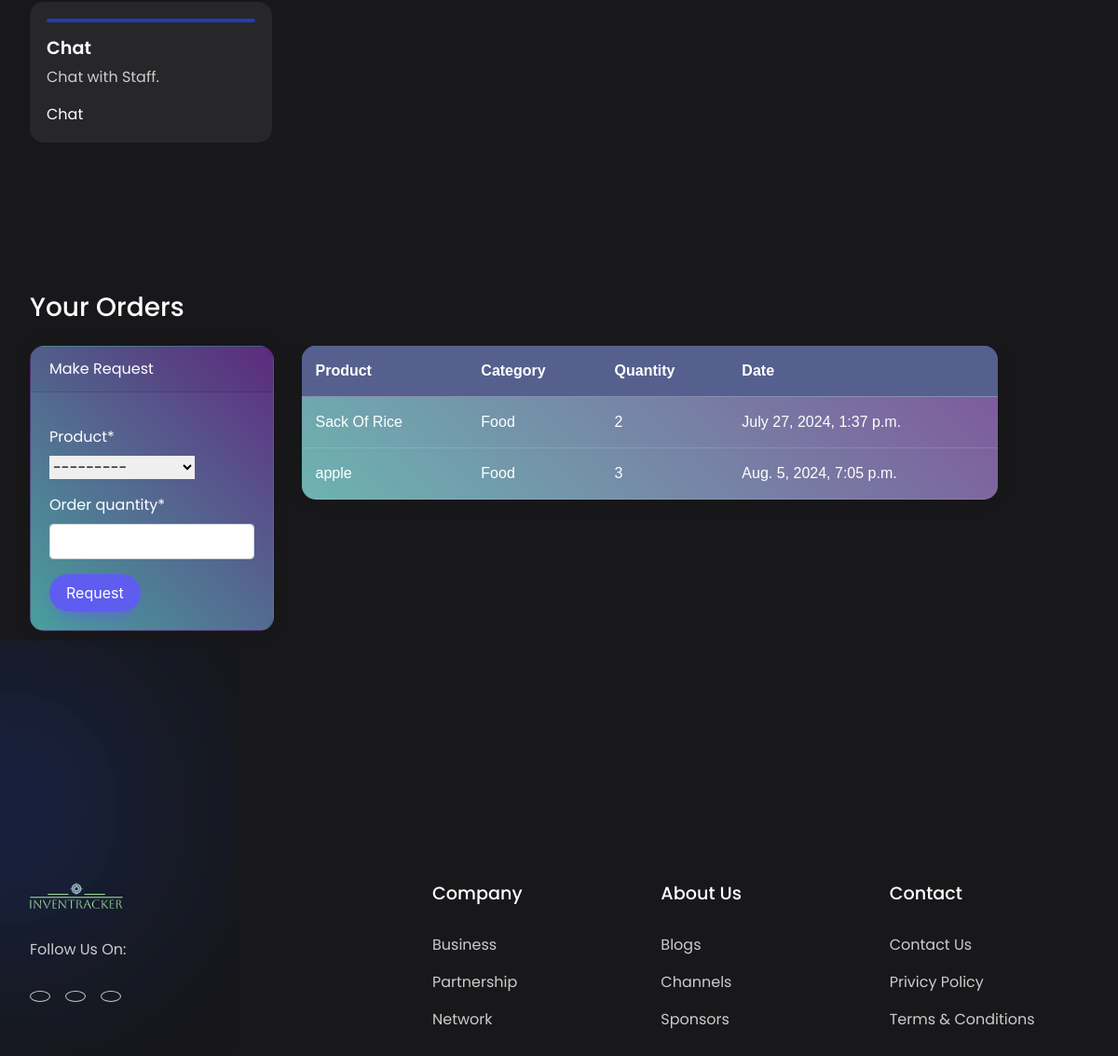
Before: /dashboard/ (signed in, lower part) with the older database file.
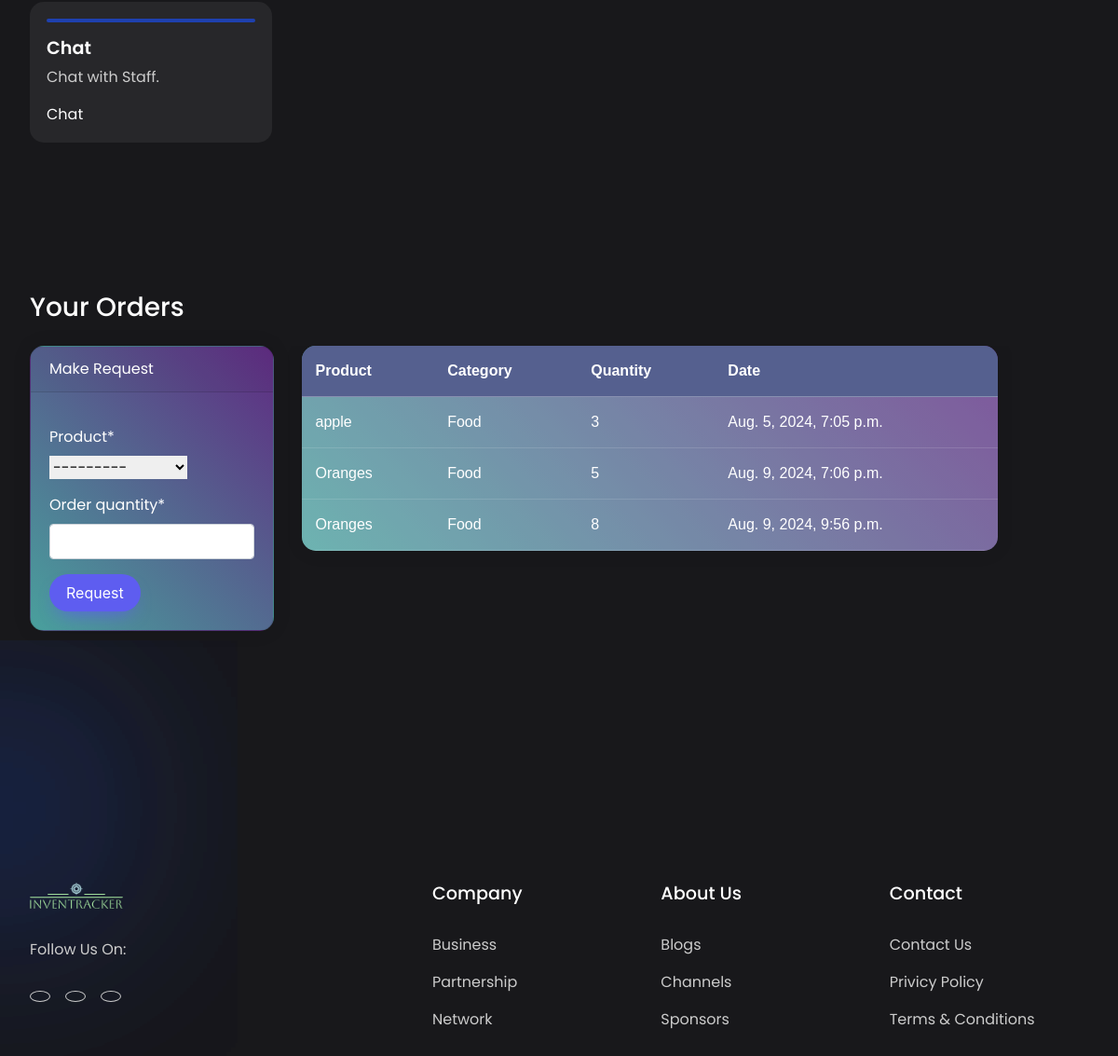
After: the same page with the newer database file.
### dashboard/models.py (models this page shows, shortened)
class Order(models.Model):
  product = models.ForeignKey(Product,on_delete=models.CASCADE,null=True)
  staff = models.ForeignKey(User,on_delete=models.CASCADE,null=True)
  order_quantity = models.PositiveIntegerField(null=True)
  date = models.DateTimeField(auto_now_add=True)
  class Meta:
    verbose_name_plural = 'Order'

class Product(models.Model):
  name = models.CharField(max_length=100, null=True)
  category = models.CharField(max_length=20,choices=CATEGORY,null=True)
  quantity = models.PositiveIntegerField(null=True)
  class Meta:
    verbose_name_plural = 'Product'
  def __str__(self):
    return f'{self.name}--{self.quantity}'

### dashboard/views.py (the view)
# urls.py: path('dashboard/',views.index,name='dashboard-index'),
@login_required
def index(request):
  items = Product.objects.all()
  product_count=items.count()
  orders = Order.objects.all()
  products = Product.objects.all()
  workers = User.objects.all()
  workers_count = workers.count()
  orders = Order.objects.all()
  orders_count = orders.count()
  if request.method=="POST":
    form = OrderForm(request.POST)
    if form.is_valid():
      instance=form.save(commit=False)
      instance.staff = request.user
      instance.save()
      return redirect('dashboard-index')
  else:
    form = OrderForm()
  context={
    'orders':orders,
    'form':form,
    'products':products,
    'workers_count':workers_count,
    'orders_count':orders_count,
    'product_count':product_count
  }
  return render(request,'dashboard/index.html',context)

### dashboard/forms.py
class OrderForm(forms.ModelForm):
   class Meta:
      model = Order
      fields=['product','order_quantity']

### templates/dashboard/index.html (shortened to what the changed rows need)
{%load static%}
<!DOCTYPE html>
<html lang="en">
<head>
    <link rel="stylesheet" href="https://cdnjs.cloudflare.com/ajax/libs/remixicon/3.5.0/remixicon.min.css">
    <link rel="stylesheet" href="style.css">
    <link rel="stylesheet" href="https://cdn.jsdelivr.net/npm/bootstrap@4.6.0/dist/css/bootstrap.min.css"
>
<link rel="stylesheet" href="https://use.fontawesome.com/releases/v5.15.2/css/all.css"
>
</head>
<body>
    {% if user.is_authenticated and user.is_staff and user.is_superuser %}
    <section class="container">
        <h2 class="header">Dashboard</h2>
        <div class="features">
            <div class="card">
                <span><i class="ri-money-dollar-box-line"></i></span>
                <h4>Products</h4>
                <p>
                    Products : {{product_count}}
                </p>
                <a href="{% url 'dashboard-product' %}">Products<i class="ri-arrow-right-line"></i></a>
            </div>
            <div class="card">
                <span><i class="ri-shopping-basket-line"></i></span>
                <h4>Orders</h4>
                <p>
                    Total Orders : {{orders_count}}
                </p>
                <a href="{% url 'dashboard-order' %}">Orders<i class="ri-arrow-right-line"></i></a>
            </div>
            <div class="card">
              <span><i class="ri-user-search-line"></i></span>
              <h4>Staff</h4>
              <p>
                  Total Staff : {{workers_count}}
              </p>
              <a href="{% url 'dashboard-staff' %}">Staff <i class="ri-arrow-right-line"></i></a>
          </div>
        </div>
    </section>
    <section class="container">
        <h2 class="header">Graphs</h2>
    <div class="container">
      <div class="row my-5">
          <div class="col-md-6">
            <h2 class="text-white">Orders</h2>
              <div class="bg-dark" style="border-radius:13px">
                  <canvas id="myChart1" width="400" height="300"  ></canvas>
                  <script>
                      var ctx = document.getElementById('myChart1').getContext('2d');
                      var myChart1 = new Chart(ctx, {
                          type: 'pie',
                          data: {
                              labels: [{% for order in orders %} '{{order.product.name}}', {% endfor %}],
                              datasets: [{
                                  label: 'Orders',
                                  data: [{% for order in orders %} {{order.order_quantity}}, {% endfor%} ],
                                  backgroundColor: [
                                      'rgba(255, 99, 132, 1)',
                                      'rgba(54, 162, 235, 1)',
                                      'rgba(255, 206, 86, 1)',
                                      'rgba(75, 192, 192, 1)',
                                      'rgba(153, 102, 255, 1)',
                                      'rgba(25, 159, 64, 1)',
                                      'rgba(211, 99, 12, 1)',
                                      'rgba(234, 16, 235, 1)',
                                      'rgba(255, 206, 86, 1)',
                                      'rgba(34, 142, 192, 1)',
                                      'rgba(153, 102, 255, 1)',
                                      'rgba(255, 159, 64, 1)',
                                  ],
                                  borderColor: [
                                      'rgba(255, 99, 132, 1)',
                                      'rgba(54, 162, 235, 1)',
                                      'rgba(255, 206, 86, 1)',
                                      'rgba(75, 192, 192, 1)',
                                      'rgba(153, 102, 255, 1)',
                                      'rgba(255, 159, 64, 1)',
                                      'rgba(25, 159, 64, 1)',
                                      'rgba(211, 99, 12, 1)',
                                      'rgba(234, 16, 235, 1)',
                                      'rgba(255, 206, 86, 1)',
                                      'rgba(34, 142, 192, 1)',
                                      'rgba(153, 102, 255, 1)',
                                      'rgba(255, 159, 64, 1)',
                                  ],
                                  borderWidth: 1,
                                  borderRadius:20
                              }]
                          },
                          options: {
                              scales: {
                                  yAxes: [{
                                      ticks: {
                                          beginAtZero: true
                                      }
                                  }]
                              }
                          }
                      });
                  </script>
        </div>
    </div>
          <div class="col-md-6">
            <h2 class="text-white">Products</h2>
              <div class="bg-dark" style="border-radius:13px">
                  <canvas id="myChart" width="400" height="300"></canvas>
                  <script>
                      var ctx = document.getElementById('myChart').getContext('2d');
                      var myChart = new Chart(ctx, {
                          type: 'bar',
                          data: {
                              labels: [{% for product in products %} '{{ product.name }}', {% endfor %}],
                              datasets: [{
                                  label: 'Products',
                                  data: [{% for product in products %} {{product.quantity}}, {% endfor %}],
                                  backgroundColor: [
                                      'rgba(255, 99, 132, 1)',
                                      'rgba(54, 162, 235, 1)',
                                      'rgba(255, 206, 86, 1)',
                                      'rgba(75, 192, 192, 1)',
                                      'rgba(153, 102, 255, 1)',
                                      'rgba(255, 159, 64, 1)',
                                      'rgba(153, 102, 255, 1)',
                                      'rgba(25, 159, 64, 1)',
                                      'rgba(211, 99, 12, 1)',
                                      'rgba(234, 16, 235, 1)',
                                      'rgba(255, 206, 86, 1)',
                                      'rgba(34, 142, 192, 1)',
                                      'rgba(153, 102, 255, 1)',
                                      'rgba(255, 159, 64, 1)',
                                  ],
                                  borderColor: [
                                      'rgba(255, 99, 132, 1)',
                                      'rgba(54, 162, 235, 1)',
                                      'rgba(255, 206, 86, 1)',
                                      'rgba(75, 192, 192, 1)',
                                      'rgba(153, 102, 255, 1)',
                                      'rgba(255, 159, 64, 1)',
                                      'rgba(153, 102, 255, 1)',
                                      'rgba(25, 159, 64, 1)',
                                      'rgba(211, 99, 12, 1)',
                                      'rgba(234, 16, 235, 1)',
                                      'rgba(255, 206, 86, 1)',
                                      'rgba(34, 142, 192, 1)',
                                      'rgba(153, 102, 255, 1)',
                                      'rgba(255, 159, 64, 1)',
                                  ],
                                  borderWidth: 1
                              }]
                          },
                          options: {
                              scales: {
                                  yAxes: [{
                                      ticks: {
                                          beginAtZero: true
                                      }
                                  }]
                              }
                          }
                      });
                  </script>
              </div>
          </div>
      </div>
  </div>
</section>
  {% else %}
  {% include 'dashboard/staff_index.html' %}
  {% endif %}
</body>
</html>

### templates/dashboard/staff_index.html (shortened to what this page needs)
<section class="container">
    <div class="features">
        <div class="card">
          <span></span>
          <h4>Chat</h4>
          <p>
              Chat with Staff.
          </p>
          <a href="{% url 'dashboard-staff' %}">Chat </a>
      </div>
    </div>
</section>
<div class="container ">
  <h3 class="text-white">Your Orders</h3>
  <div class="row mt-4">
      <div class="col-md-3">
          <div class="card bg-dark text-white form-container">
              <div class="card-header">
                  Make Request
              </div>
              <div class="card-body">
                {% load crispy_forms_tags %}
                  <form method="POST">
                    {{form|crispy}}
                      <input class="btn2" type="submit" value="Request">
                  </form>
              </div>
          </div>
      </div>
      <div class="col-md-8 container1 ">
        <table >
            <thead >
                <tr >
                    <th scope="col">Product</th>
                    <th scope="col">Category</th>
                    <th scope="col">Quantity</th>
                    <th scope="col">Date</th>
                </tr>
            </thead>
            <tbody>
                {% for order in orders %}
                {% if order.staff == user %}
                <tr >
                    <td>{{ order.product.name }}</td>
                              <td>{{ order.product.category }}</td>
                              <td>{{ order.order_quantity }}</td>
                              <td>{{ order.date }}</td>
                </tr>
                {% endif %}
                {% endfor %}
            </tbody>
        </table>
    </div>
  </div>
</div>

Changed rows visible on the page:
removed Order: product.name "Sack Of Rice", product.category "Food", order_quantity "2", date "July 27, 2024, 1:37 p.m."
added Order: product.name "Oranges", product.category "Food", order_quantity "5", date "Aug. 9, 2024, 7:06 p.m."
added Order: product.name "Oranges", product.category "Food", order_quantity "8", date "Aug. 9, 2024, 9:56 p.m."
